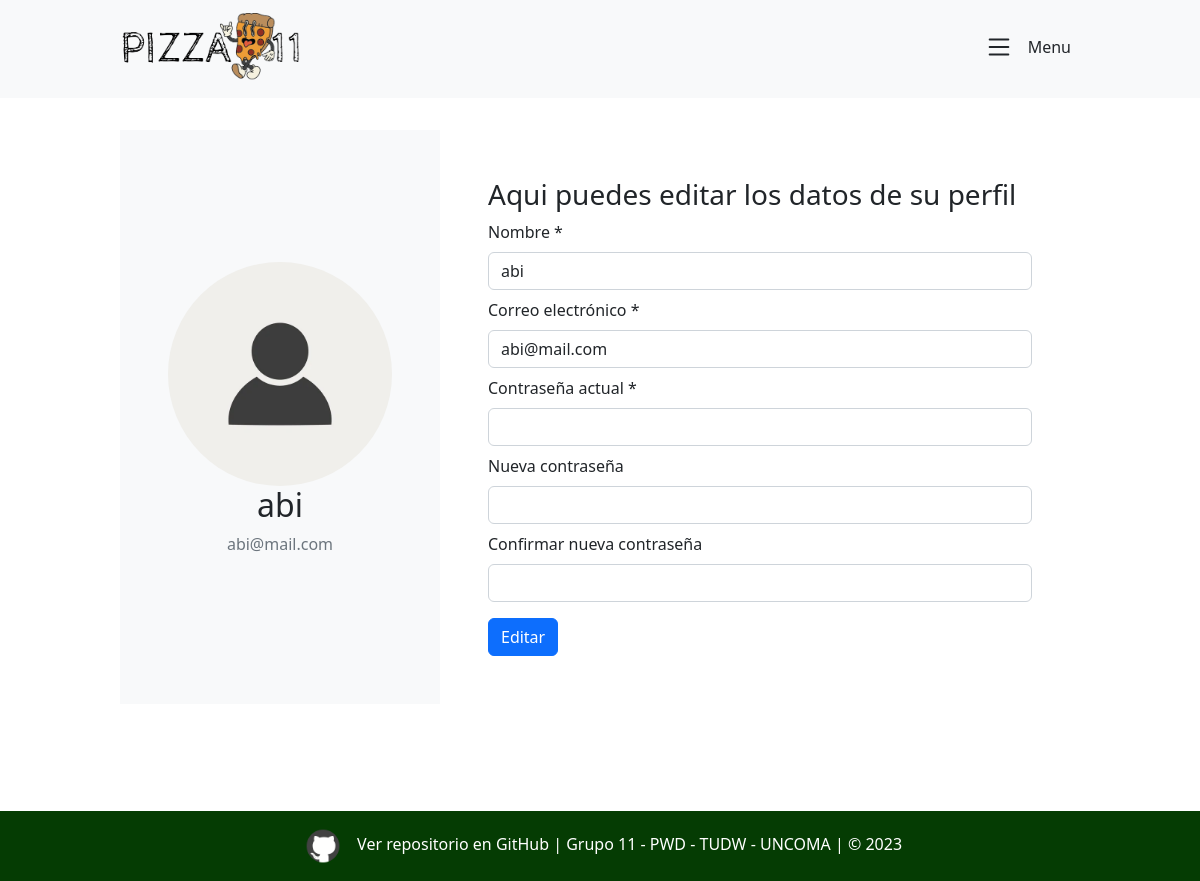
The page /Vista/Perfil/index.php (signed in) on the database its author committed.
### tables this page shows
CREATE TABLE `usuario` (
  `idusuario` bigint(20) NOT NULL,
  `usnombre` varchar(50) NOT NULL,
  `uspass` varchar(150) NOT NULL,
  `usmail` varchar(50) NOT NULL,
  `usdeshabilitado` timestamp NULL DEFAULT NULL
);

### Modelo/Conector/BaseDatos.php (called while the page is built, shortened)
<?php
class BaseDatos extends PDO {
  	private $indice;
  	private $resultado;
    public function __construct(){
        $this->indice =0;
    }
    private function setIndice ($valor){
        $this->indice = $valor;
    }
    private function getIndice (){
        return $this->indice;
    }
    private function setResultado($valor){
        $this->resultado = $valor;
    }
    private function getResultado(){
       return $this->resultado;
    }
    public function Ejecutar($sql){
        if (stristr($sql,"select")){
            $resp =  $this->EjecutarSelect($sql);
        }
        return $resp;
    }
    private function EjecutarSelect($sql){
        $cant = -1;
        $resultado=parent::query($sql);
        if(!$resultado){
            $this->analizarDebug();
        }else {
            $arregloResult = $resultado->fetchAll();
            $cant = count($arregloResult);
        }
        return $cant;
    }
    public function Registro() {
        $filaActual = false;
        $indiceActual = $this->getIndice();
        if ($indiceActual>=0) {
            $filas = $this->getResultado();
            if($indiceActual<count($filas)){
                $filaActual =  $filas[$indiceActual];
            }else {
                $this->setIndice(-1);
            }
        }
        return $filaActual;
    }
}

### Modelo/Usuario.php (called while the page is built, shortened)
<?php
class Usuario extends BaseDatos{
    private $nombre;
    private $mail;
    public function __construct()
    {
        $this->nombre = null;
        $this->mail = null;
    }
    public function getNombre(){
        return $this->nombre;
    }
    public function setNombre($nombre){
        $this->nombre = $nombre;
    }
    public function getMail(){
        return $this->mail;
    }
    public function setMail($mail){
        $this->mail = $mail;
    }
    public function listar($condicion = ""){
        $arreglo = null;
        $consulta = "SELECT * FROM usuario";
        if($condicion != ""){
            $consulta .= " WHERE " . $condicion;
        }
        if($this->Iniciar()){
            if($this->Ejecutar($consulta)){
                $arreglo = [];
                while($fila = $this->Registro()){
                    $objUsuario = new Usuario();
                    $objUsuario->cargar(
                        $fila["idusuario"],
                        $fila["usnombre"],
                        $fila["uspass"],
                        $fila["usmail"],
                        $fila["usdeshabilitado"]
                    );
                    array_push($arreglo, $objUsuario);
                }
            }else{$this->setMensajeOperacion("usuario->listar: ".$this->getError());}
        }else{$this->setMensajeOperacion("usuario->listar: ".$this->getError());}
        return $arreglo;
    }
}
?>

### Control/AbmUsuario.php (called while the page is built, shortened)
<?php
class AbmUsuario{
    public function buscar($param){
        $where = " true ";
        $claves = ["id","nombre","pass","mail","deshabilitado"];
        $db = ["idusuario", "usnombre", "uspass", "usmail", "usdeshabilitado"];
        if ($param<>null){
            for($i = 0; $i < count($claves); $i++){
                if(isset($param[$claves[$i]])){
                    $where.= " and " . $db[$i] . " = '". $param[$claves[$i]]  ."'";
                }
            }
        }
        $obj = new Usuario();
        $arreglo = $obj->listar($where);
        return $arreglo;
    }
}
?>

### Vista/Perfil/index.php (the view, shortened to what this page needs)
<?php
include_once "../Estructura/headerSeguro.php";
$objC = new AbmUsuario();
$data["id"] = $session->getUsuario()->getId();
$arreglo = $objC->buscar($data);
?>
<main class="col-12 my-3 mx-auto w-100 max">
    <div class="col-12 rounded">
        <div class="row col-12 p-3 rounded mx-auto">
            <div class="col-12 col-md-4 d-flex align-items-center justify-content-center flex-column bg-light p-5">
                <img src="../img/personita.jpg" class="rounded-circle img-fluid d-flex align-items-center justify-content-center" alt="Foto de perfil">
                <h2><?php echo $arreglo[0]->getNombre();  ?></h2>
                <p class="text-secondary"><?php echo $arreglo[0]->getMail();  ?></p>
            </div>
            <div class="col-12 col-md-8 p-5">
                <form method="POST" id="form-abm">
                    <h3 class="mb-2">Aqui puedes editar los datos de su perfil</h3>
                    <div class="col-12 mb-2">
                        <label for="nombre" class="form-label">Nombre *</label>
                        <input type="text" class="form-control" name="nombre" id="nombre" value="<?php echo $arreglo[0]->getNombre();  ?>">
                    </div>
                    <div class="col-12 mb-2">
                        <label for="mail" class="form-label">Correo electrónico *</label>
                        <input type="email" class="form-control" name="mail" id="mail" value="<?php echo $arreglo[0]->getMail();  ?>">
                    </div>
                    <div class="col-12 mb-2" id="password-field">
                        <label for="passActual" class="form-label">Contraseña actual *</label>
                        <input type="password" class="form-control passwords" name="passActual" id="passActual">
                    </div>
                    <div class="col-12 mb-2" id="password-field">
                        <label for="pass" class="form-label">Nueva contraseña</label>
                        <input type="password" class="form-control passwords" name="pass" id="pass">
                    </div>
                    <div class="col-12 mb-3" id="validate-password-field">
                        <label for="validarPass" class="form-label">Confirmar nueva contraseña</label>
                        <input type="password" class="form-control passwords" name="validarPass" id="validarPass">
                    </div>
                    <button type="submit" class="btn btn-primary" id="btn-submit">Editar</button>
                </form>
            </div>
        </div>
    </div>
</main>
<?php
include_once "../Estructura/footer.php";
?>

### Vista/css/style.css (style rules this page uses)
.max { max-width: 992px; }

### rows shown on the page
usuario: usnombre "abi", usmail "abi@mail.com", nombre "abi", mail "abi@mail.com"
